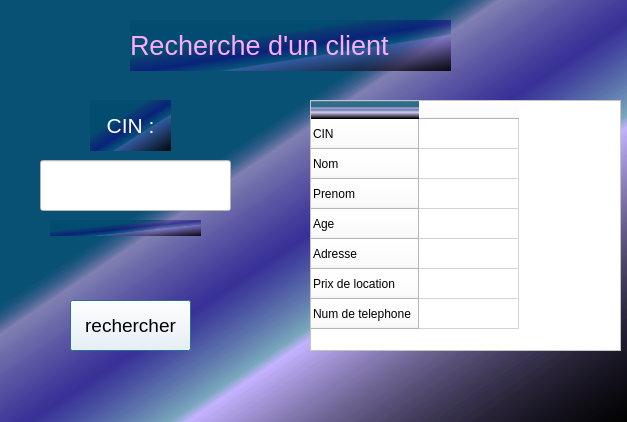
<?xml version="1.0" encoding="UTF-8"?>
<ui version="4.0">
 <class>Dialog</class>
 <widget class="QDialog" name="Dialog">
  <property name="geometry">
   <rect>
    <x>0</x>
    <y>0</y>
    <width>627</width>
    <height>422</height>
   </rect>
  </property>
  <property name="windowTitle">
   <string>Dialog</string>
  </property>
  <property name="styleSheet">
   <string notr="true">background-color: qlineargradient(spread:pad, x1:0, y1:0, x2:1, y2:1, stop:0.361809 rgba(0, 74, 111, 206), stop:0.396985 rgba(16, 13, 108, 80), stop:0.522613 rgba(0, 85, 127, 182), stop:0.633166 rgba(0, 85, 127, 80), stop:0.648241 rgba(142, 110, 255, 80), stop:1 rgba(0, 0, 0, 236));
background-color: qlineargradient(spread:pad, x1:0, y1:0, x2:1, y2:1, stop:0.361809 rgba(0, 74, 111, 206), stop:0.396985 rgba(16, 13, 108, 80), stop:0.522613 rgba(9, 0, 127, 105), stop:0.633166 rgba(0, 85, 127, 80), stop:0.648241 rgba(88, 71, 165, 161), stop:1 rgba(0, 0, 0, 236));
background-color: qlineargradient(spread:pad, x1:0, y1:0, x2:1, y2:1, stop:0.361809 rgba(0, 74, 111, 206), stop:0.396985 rgba(16, 13, 108, 80), stop:0.522613 rgba(9, 0, 127, 144), stop:0.633166 rgba(0, 85, 127, 80), stop:0.648241 rgba(142, 110, 255, 80), stop:1 rgba(0, 0, 0, 236));</string>
  </property>
  <widget class="QTableWidget" name="tableWidget">
   <property name="geometry">
    <rect>
     <x>310</x>
     <y>100</y>
     <width>311</width>
     <height>251</height>
    </rect>
   </property>
   <property name="font">
    <font>
     <family>Segoe UI</family>
     <pointsize>12</pointsize>
     <italic>false</italic>
    </font>
   </property>
   <property name="mouseTracking">
    <bool>false</bool>
   </property>
   <property name="styleSheet">
    <string notr="true">background-color: rgb(255, 255, 255);</string>
   </property>
   <row>
    <property name="text">
     <string>CIN</string>
    </property>
   </row>
   <row>
    <property name="text">
     <string>Nom</string>
    </property>
   </row>
   <row>
    <property name="text">
     <string>Prenom</string>
    </property>
   </row>
   <row>
    <property name="text">
     <string>Age</string>
    </property>
   </row>
   <row>
    <property name="text">
     <string>Adresse</string>
    </property>
   </row>
   <row>
    <property name="text">
     <string>Prix de location</string>
    </property>
   </row>
   <row>
    <property name="text">
     <string>Num de telephone</string>
    </property>
   </row>
   <column>
    <property name="text">
     <string/>
    </property>
   </column>
  </widget>
  <widget class="QLabel" name="label">
   <property name="geometry">
    <rect>
     <x>130</x>
     <y>20</y>
     <width>321</width>
     <height>51</height>
    </rect>
   </property>
   <property name="font">
    <font>
     <pointsize>20</pointsize>
    </font>
   </property>
   <property name="styleSheet">
    <string notr="true"/>
   </property>
   <property name="text">
    <string>&lt;html&gt;&lt;head/&gt;&lt;body&gt;&lt;p&gt;&lt;span style=&quot; color:#ffaaff;&quot;&gt;Recherche d'un client&lt;/span&gt;&lt;/p&gt;&lt;/body&gt;&lt;/html&gt;</string>
   </property>
  </widget>
  <widget class="QLabel" name="label_2">
   <property name="geometry">
    <rect>
     <x>90</x>
     <y>100</y>
     <width>81</width>
     <height>51</height>
    </rect>
   </property>
   <property name="font">
    <font>
     <pointsize>16</pointsize>
    </font>
   </property>
   <property name="text">
    <string>&lt;html&gt;&lt;head/&gt;&lt;body&gt;&lt;p align=&quot;center&quot;&gt;&lt;span style=&quot; color:#ffffff;&quot;&gt;CIN :&lt;/span&gt;&lt;/p&gt;&lt;/body&gt;&lt;/html&gt;</string>
   </property>
  </widget>
  <widget class="QLineEdit" name="lineEdit">
   <property name="geometry">
    <rect>
     <x>40</x>
     <y>160</y>
     <width>191</width>
     <height>51</height>
    </rect>
   </property>
   <property name="font">
    <font>
     <pointsize>14</pointsize>
    </font>
   </property>
   <property name="styleSheet">
    <string notr="true">background-color: rgb(255, 255, 255);</string>
   </property>
  </widget>
  <widget class="QLabel" name="label_3">
   <property name="geometry">
    <rect>
     <x>50</x>
     <y>220</y>
     <width>151</width>
     <height>16</height>
    </rect>
   </property>
   <property name="styleSheet">
    <string notr="true">color: rgb(255, 0, 0);</string>
   </property>
   <property name="text">
    <string>&lt;html&gt;&lt;head/&gt;&lt;body&gt;&lt;p&gt;&lt;br/&gt;&lt;/p&gt;&lt;/body&gt;&lt;/html&gt;</string>
   </property>
  </widget>
  <widget class="QPushButton" name="pushButton">
   <property name="geometry">
    <rect>
     <x>70</x>
     <y>300</y>
     <width>121</width>
     <height>51</height>
    </rect>
   </property>
   <property name="font">
    <font>
     <pointsize>14</pointsize>
    </font>
   </property>
   <property name="styleSheet">
    <string notr="true">background-color: rgb(255, 255, 255);</string>
   </property>
   <property name="text">
    <string>rechercher</string>
   </property>
  </widget>
 </widget>
 <resources/>
 <connections/>
</ui>
